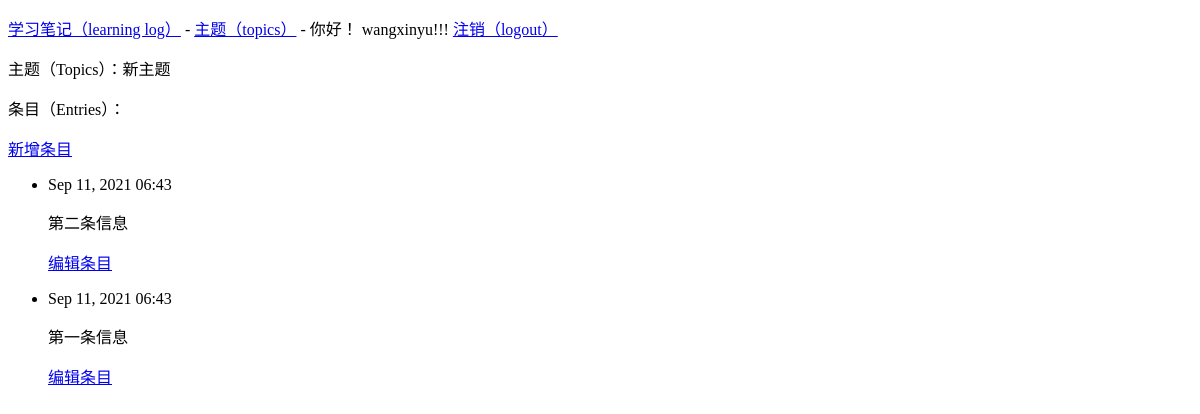
Before: /topics/5/ (signed in) with the older database file.
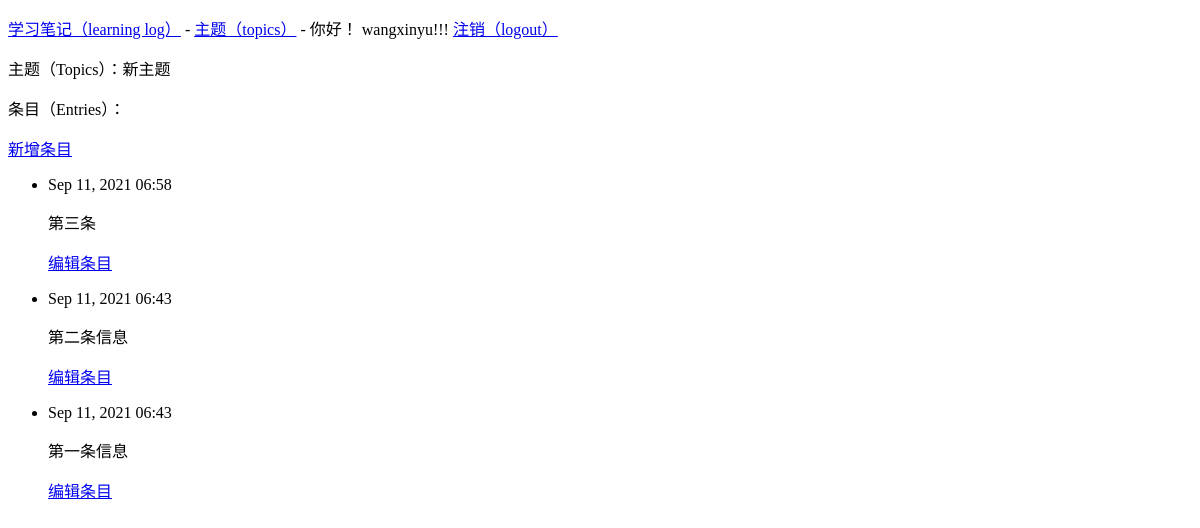
After: the same page with the newer database file.
### learning_logs/models.py (models this page shows, shortened)
class Topic(models.Model):
    text = models.CharField(max_length=200)
    date_added = models.DateTimeField(auto_now_add=True)
    owner = models.ForeignKey(User, on_delete=models.CASCADE)
    def __str__(self):
        return self.text

class Entry(models.Model):
    topic = models.ForeignKey(Topic, on_delete=models.CASCADE)
    text = models.TextField()
    date_added = models.DateTimeField(auto_now_add=True)
    class Meta:
        verbose_name_plural = 'entries'

### learning_logs/views.py (the view)
# urls.py: path('topics/<int:topic_id>/', views.topic, name='topic'),
@login_required
def topic(request, topic_id):
    topic = Topic.objects.get(id=topic_id)
    if topic.owner != request.user:
        raise Http404
    entries = topic.entry_set.order_by('-date_added')
    context = {'topic': topic, 'entries': entries}
    return render(request, 'learning_logs/topic.html', context)

### learning_logs/templates/learning_logs/topic.html (shortened to what this page needs)
<!DOCTYPE html>
<html lang="en">
<head>
</head>
<body>
    {% extends "learning_logs/base.html" %}
    {% block content %}
    <p>主题（Topics）：{{ topic }}</p>
    <p>条目（Entries）：</p>
    <p>
        <a href="{% url 'learning_logs:new_entry' topic.id %}">新增条目</a>
    </p>
    <ul>
        {% for entry in entries %}
            <li>
                <p>{{ entry.date_added|date:'M d, Y H:i' }}</p>
                <p>{{ entry.text|linebreaks }}</p>
                <p>
                    <a href="{% url 'learning_logs:edit_entry' entry.id %}">编辑条目</a>
                </p>
            </li>
        {% empty %}
            <li>还没有条目被添加</li>
        {% endfor %}
    </ul>
    {% endblock content %}

### learning_logs/templates/learning_logs/base.html (shortened to what this page needs)
<!DOCTYPE html>
<html lang="en">
<head>
</head>
<body>
    <p>
      <a href="{% url 'learning_logs:index' %}">学习笔记（learning log）</a> -
      <a href="{% url 'learning_logs:topics' %}">主题（topics）</a> -
      {% if user.is_authenticated %}
        你好！ {{ user.username }}!!!
        <a href="{% url 'users:logout' %}">注销（logout）</a>
      {% else %}
        <a href="{% url 'users:register' %}">注册（register）</a> -
        <a href="{% url 'users:login' %}">登录（login）</a>
      {% endif %}
    </p>
    {% block content %}
    {% endblock content %}
</body>
</html>

Changed rows visible on the page:
added Entry: date_added "Sep 11, 2021 06:58", text "第三条"
